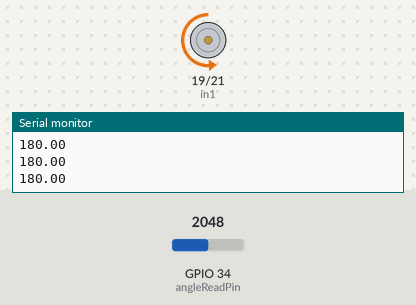
A sketch run on a simulated ESP32. Parts: motor-driver pin pairs drawn as motors (green arrow = first pin HIGH = forward, orange = second pin HIGH = backward, longer = more drive, scaled by the enable pin), the last lines printed to the serial monitor. Inputs (shaded band) come from the test bench; at power-on: GPIO 34 (angleReadPin) = 2048.

Above: at 1.2 s.
1.3 s: GPIO 34 (angleReadPin) set to 2866
4.3 s: GPIO 34 (angleReadPin) set to 4048
5.8 s: GPIO 34 (angleReadPin) set to 4095
At 7.3 s:
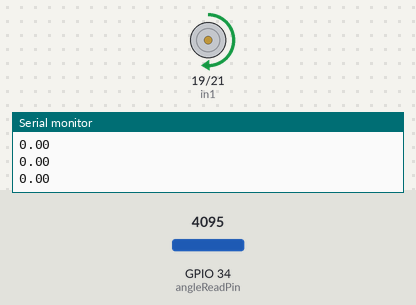
8.8 s: GPIO 34 (angleReadPin) set to 1228
At 10.0 s:
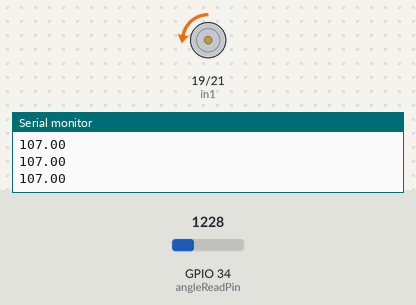
10.3 s: GPIO 34 (angleReadPin) set to 491
At 11.0 s:
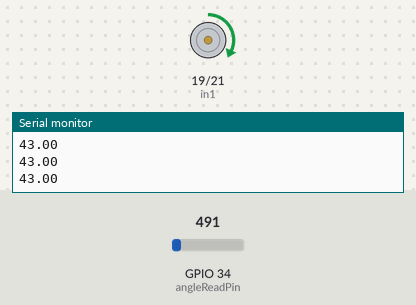
12.0 s: GPIO 34 (angleReadPin) set to 3603
At 13.1 s:
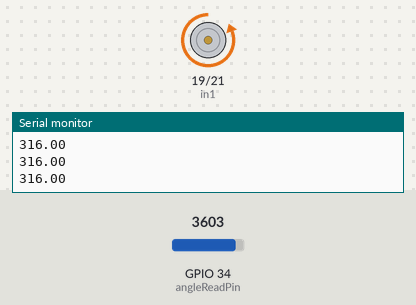
Timing chart, 0 to 14.5 s (numbered marks = the images above; inputs shaded):
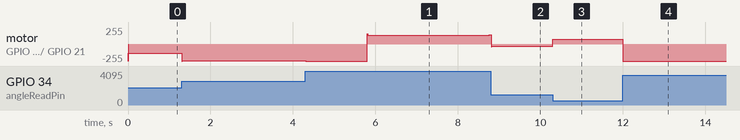

The sketch:

POS_CONTROL.ino
```cpp
#include <Arduino.h>

// Declare prereqs.
const int bitResolution = 12;
int bitRange = 4096;
double timeTook, readAngle, error, errorLast;
double cumError, rateError;
double targetAngle = 90;
const int freq = 100;

const double Kp = 25;
const double Ki = 0.0001;
const double Kd = 10;

const int CHANNEL1 = 0;
const int angleReadPin = 34;

// L298N Motor A pins
const int enA = 18;
const int in1 = 19;
const int in2 = 21;

double Pterm, Iterm, Dterm, PID;
double currentTime, previousTime;

void setup() {

  ledcSetup(CHANNEL1, freq, bitResolution);
  ledcAttachPin(enA, CHANNEL1);

  pinMode(in1, OUTPUT);
  pinMode(in2, OUTPUT);

  Serial.begin(9600);

}

void loop() {
  int rawAngle = analogRead(angleReadPin);
  readAngle = (360 * rawAngle) / (bitRange - 1);
  if (readAngle==360){readAngle=0;}
  currentTime = millis();
  timeTook = currentTime - previousTime;

  error = (targetAngle - readAngle);
  cumError += (error) * timeTook;
  rateError = (error - errorLast) / timeTook;

  PID = (Kp * error) + (Ki * cumError) + Kd * rateError;
  PID = abs(PID);

  if (PID > 4096) {
    PID = 4095;
  }

  if (error > 0) {
    digitalWrite(in1, HIGH);
    digitalWrite(in2, LOW);
    ledcWrite(CHANNEL1, PID);
  } else if (error < 0) {
    digitalWrite(in1, LOW);
    digitalWrite(in2, HIGH);
    ledcWrite(CHANNEL1, PID);
  } else if (error==0) {
    digitalWrite(in1, LOW);
    digitalWrite(in2, LOW);
  }

  previousTime = currentTime;
  errorLast = error;

  //Serial.print("Angle: ");
  Serial.println(readAngle);
  // Serial.print("Error: ");
  //Serial.println(targetAngle);
  delay(10);

}
```

Measured:
- the behaviour switches between 4094 and 4095 on GPIO 34 (angleReadPin) (found by bisection; images 0 and 1)
- after the input at 5.8 s, motor on GPIO 19 (in1) / GPIO 21 (in2): backward 255/255 → forward 134/255 at once, → forward 135/255 1.2 s later, → forward 136/255 1.8 s later
- after the input at 8.8 s, motor on GPIO 19 (in1) / GPIO 21 (in2): forward 136/255 → backward 31/255 at once
- after the input at 10.3 s, motor on GPIO 19 (in1) / GPIO 21 (in2): backward 31/255 → forward 68/255 at once, → forward 69/255 0.24 s later
- after the input at 12.0 s, motor on GPIO 19 (in1) / GPIO 21 (in2): forward 69/255 → backward 255/255 at once
